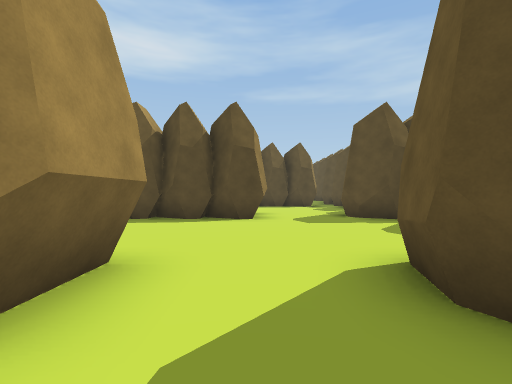
view 1 (above)

23 first-person views from a walk through a 3-D level made in the Unity game engine. The camera is 1.4 m above the floor, looks level and sees 85° across. The floor is counted in squares, 2 m on a side. Each view is taken from the middle of a square. On the plan, view 1 faces up. The plan holds only what a view shows up to about 9 squares ahead; the rest is blank. The place goes on beyond the plan. The player character is not drawn.

view 2
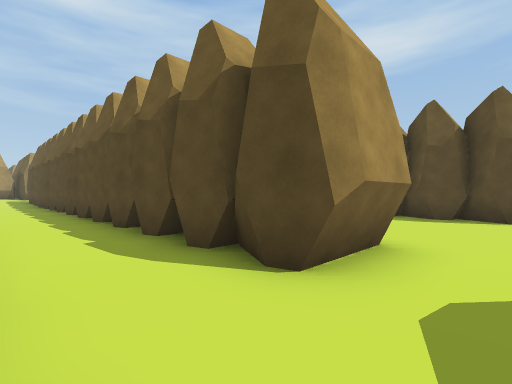

view 3
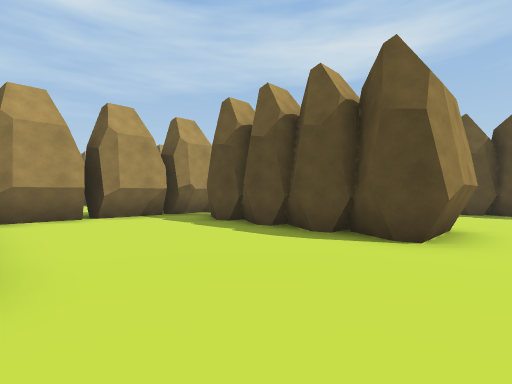

view 4
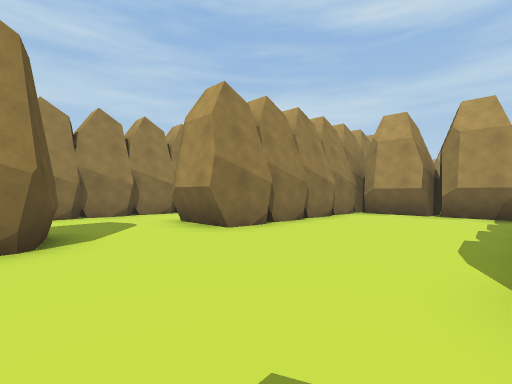

view 5
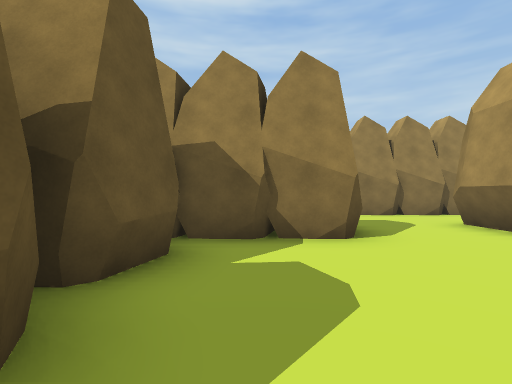

view 6
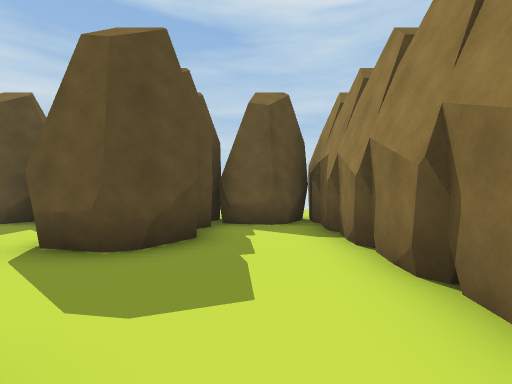

view 7
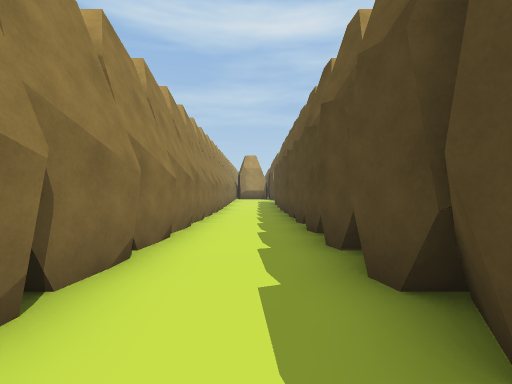

view 8
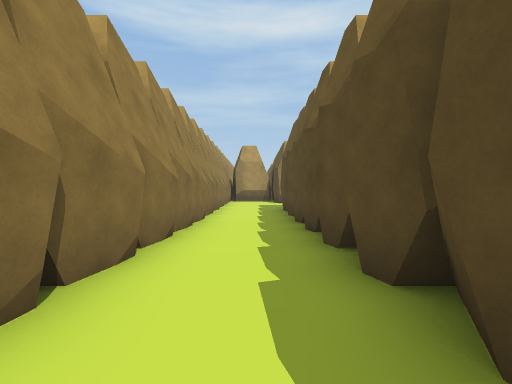

view 9
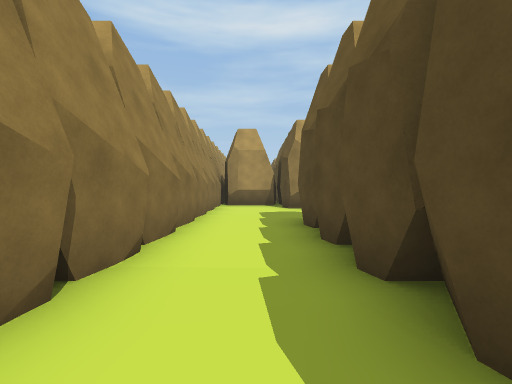

view 10
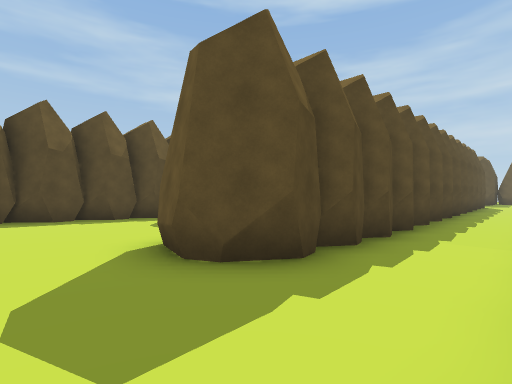

view 11
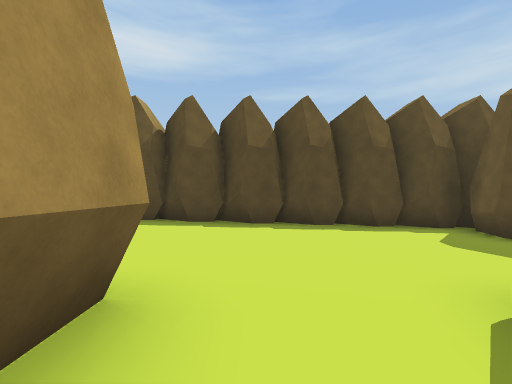

view 12
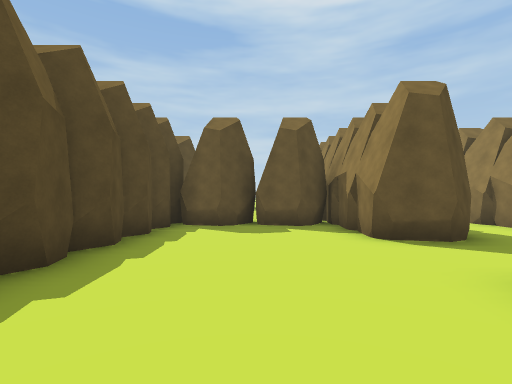

view 13
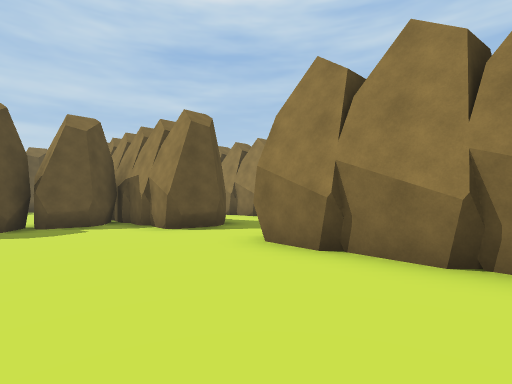

view 14
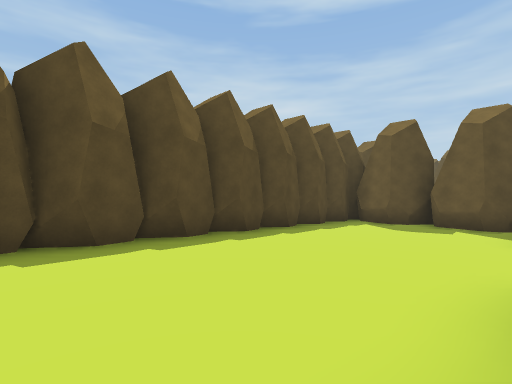

view 15
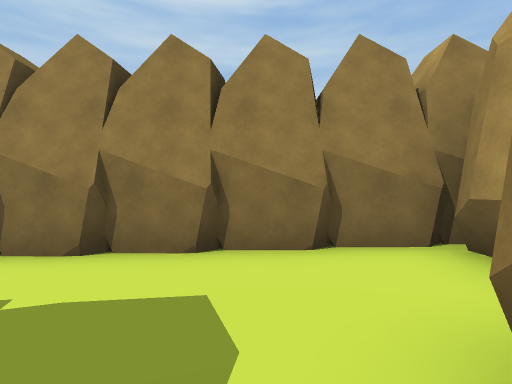

view 16
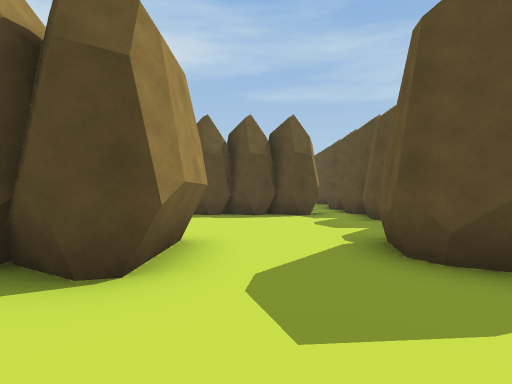

view 17
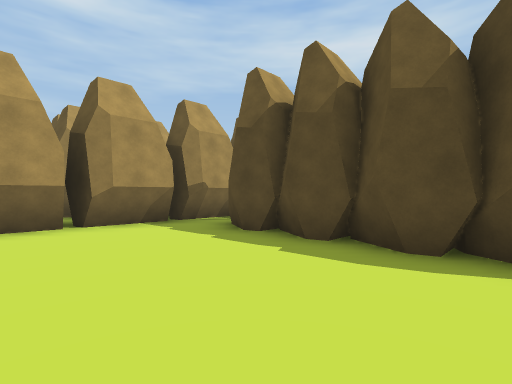

view 18
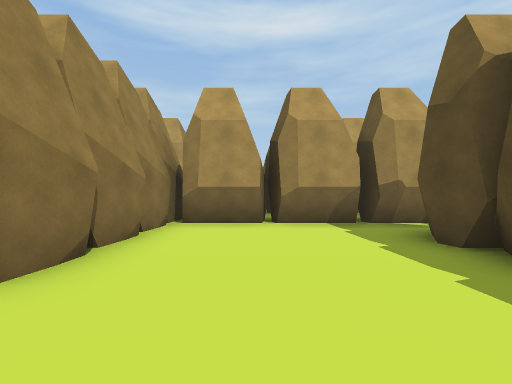

view 19
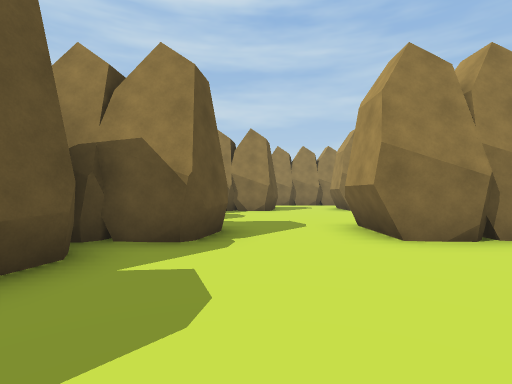

view 20
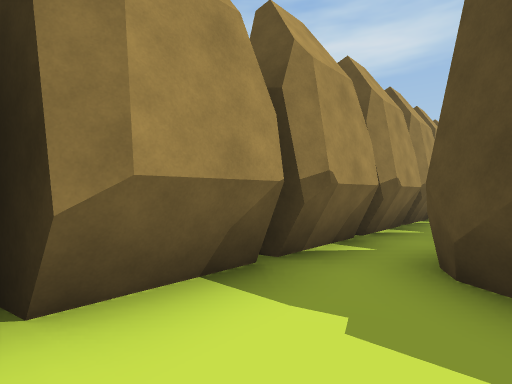

view 21
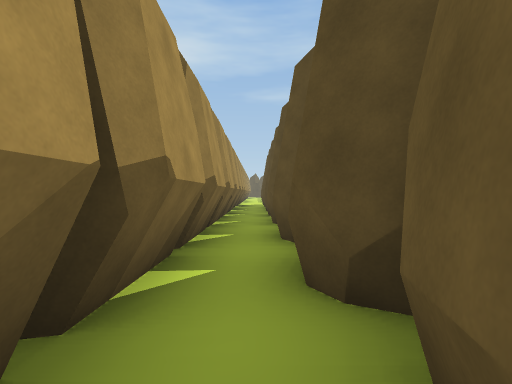

view 22
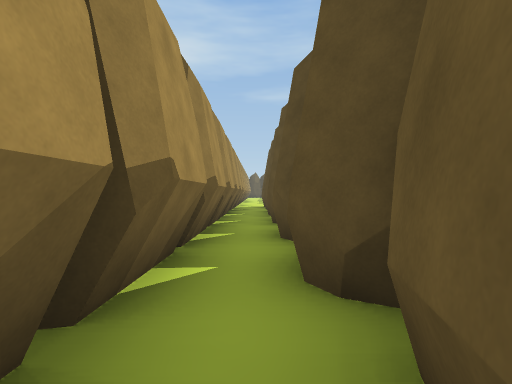

view 23
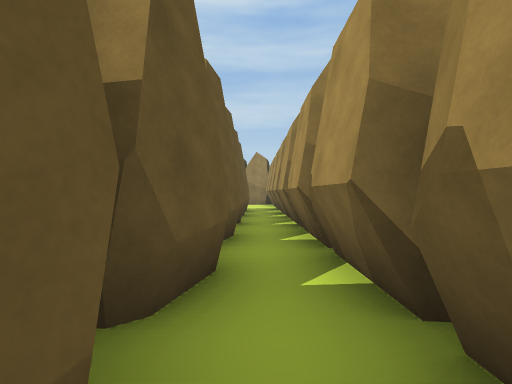

### Floor plan
Key: @ floor where view 1 was taken; # wall or solid block; . main floor; : floor 0.25 m higher than the main floor; + floor 0.5 m higher than the main floor; / step, stairs or slope.
Columns run from 25 left of view 1 to 5 right of it. Each row starts with its distance up from view 1.
 19                   #/#
 18                   #.#
 17                   #.#
 16                   #.#
 15                   #.##
 14                   #.##########
 13                   #.##.......#
 12                   #.##.......#
 11                   #.##.......#
 10                   #.##.......#
  9                   #.######..###
  8 ##########        #.######..##
  7 +##+##:###        #...###....#
  6 ++++:::::#        #..........##
  5 ++++:::::#       ##...........#
  4 ++++:::::#        #..........##
  3 +##+::::###       ####.....###
  2 ####::#####       ######...###
  1   ##::##################...####
  0   #+::::.................@...##
 -1  ##+::::......................#
 -2  ##################   #########

Where each view was taken, in squares from view 1:
view 1: 0 up, 0 right, facing up
view 2: 1 down, 0 right, facing up-left
view 3: 3 up, 1 right, facing up-left
view 4: 7 up, 2 right, facing down-left
view 5: 7 up, 3 right, facing down
view 6: 0 up, 2 left, facing right
view 7: 0 up, 5 left, facing left
view 8: 0 up, 9 left, facing left
view 9: 0 up, 13 left, facing left
view 10: 1 down, 21 left, facing up-right
view 11: 1 up, 21 left, facing up
view 12: 5 up, 24 left, facing right
view 13: 6 up, 25 left, facing down-right
view 14: 3 up, 25 left, facing up-right
view 15: 2 up, 21 left, facing down
view 16: 5 up, 1 right, facing up
view 17: 10 up, 2 right, facing up-left
view 18: 11 up, 2 right, facing left
view 19: 13 up, 2 right, facing down
view 20: 5 up, 5 left, facing up-left
view 21: 8 up, 6 left, facing up
view 22: 10 up, 6 left, facing up
view 23: 19 up, 6 left, facing down
